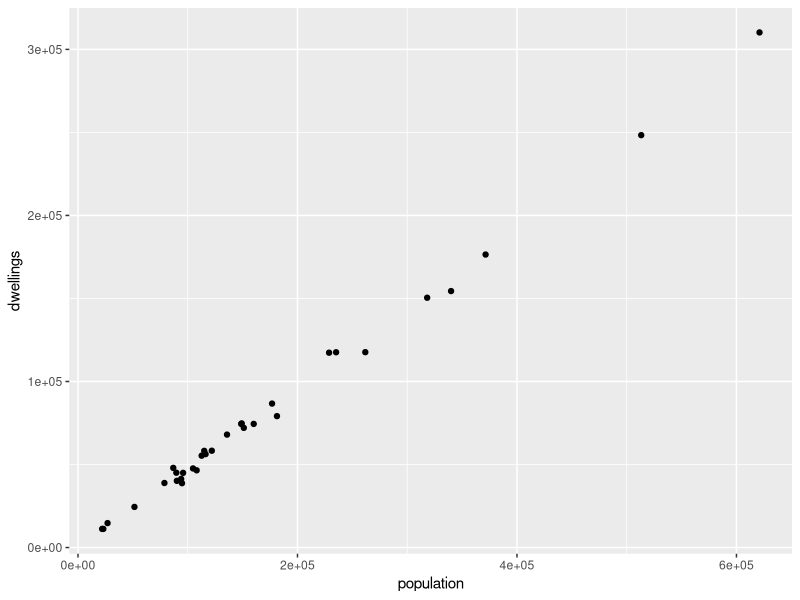

Write R code to recreate this figure.
# Exercise 2 - 2 datasets from a datacart and scatter

library(tidyverse)

housing_pop <- read.csv("data/exercise_2_data_1.csv", stringsAsFactors = F)

housing_pop_tidy <- housing_pop %>%
                rename(population = 3) %>%
                rename(dwellings = 4) %>%
                select(2:4)
                

scatterplot <-ggplot(housing_pop_tidy, aes(x=population, y = dwellings)) +
                geom_point()

scatterplot




